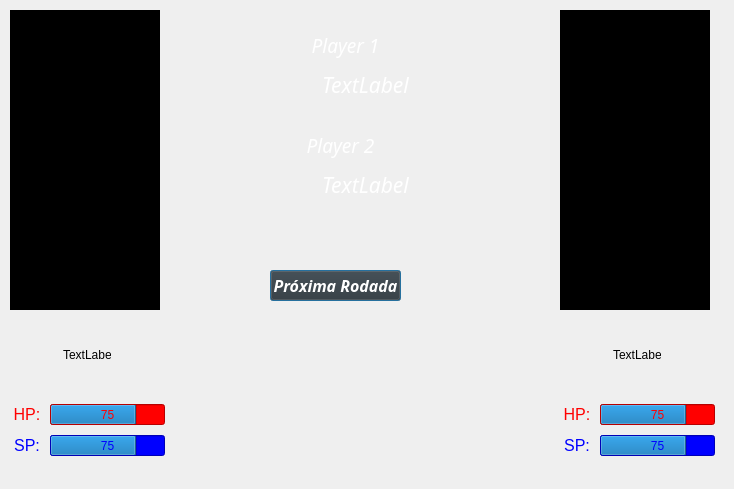
<?xml version="1.0" encoding="UTF-8"?>
<ui version="4.0">
 <class>duelo</class>
 <widget class="QDialog" name="duelo">
  <property name="geometry">
   <rect>
    <x>0</x>
    <y>0</y>
    <width>734</width>
    <height>489</height>
   </rect>
  </property>
  <property name="windowTitle">
   <string>Dialog</string>
  </property>
  <widget class="QLabel" name="label_player01_img">
   <property name="geometry">
    <rect>
     <x>10</x>
     <y>10</y>
     <width>150</width>
     <height>300</height>
    </rect>
   </property>
   <property name="styleSheet">
    <string notr="true">background-color: rgb(0, 0, 0);</string>
   </property>
   <property name="text">
    <string>TextLabel</string>
   </property>
  </widget>
  <widget class="QLabel" name="label_player01_class_icon">
   <property name="geometry">
    <rect>
     <x>63</x>
     <y>330</y>
     <width>48</width>
     <height>49</height>
    </rect>
   </property>
   <property name="text">
    <string>TextLabel</string>
   </property>
  </widget>
  <widget class="QWidget" name="layoutWidget">
   <property name="geometry">
    <rect>
     <x>10</x>
     <y>400</y>
     <width>155</width>
     <height>61</height>
    </rect>
   </property>
   <layout class="QGridLayout" name="gridLayout_3">
    <item row="1" column="0">
     <layout class="QGridLayout" name="gridLayout_2">
      <item row="0" column="0">
       <widget class="QLabel" name="label_2">
        <property name="text">
         <string>&lt;html&gt;&lt;head/&gt;&lt;body&gt;&lt;p align=&quot;center&quot;&gt;&lt;span style=&quot; font-size:12pt; color:#0000ff;&quot;&gt;SP:&lt;/span&gt;&lt;/p&gt;&lt;/body&gt;&lt;/html&gt;</string>
        </property>
       </widget>
      </item>
      <item row="0" column="1">
       <widget class="QProgressBar" name="progressBar_player01_SP">
        <property name="maximumSize">
         <size>
          <width>115</width>
          <height>21</height>
         </size>
        </property>
        <property name="styleSheet">
         <string notr="true">background-color: rgb(0, 0, 255);
color: rgb(0, 0, 255);</string>
        </property>
        <property name="value">
         <number>75</number>
        </property>
        <property name="format">
         <string>%v</string>
        </property>
       </widget>
      </item>
     </layout>
    </item>
    <item row="0" column="0">
     <layout class="QGridLayout" name="gridLayout">
      <item row="0" column="0">
       <widget class="QLabel" name="label">
        <property name="text">
         <string>&lt;html&gt;&lt;head/&gt;&lt;body&gt;&lt;p align=&quot;center&quot;&gt;&lt;span style=&quot; font-size:12pt; color:#ff0000;&quot;&gt;HP:&lt;/span&gt;&lt;/p&gt;&lt;/body&gt;&lt;/html&gt;</string>
        </property>
       </widget>
      </item>
      <item row="0" column="1">
       <widget class="QProgressBar" name="progressBar_player01_HP">
        <property name="maximumSize">
         <size>
          <width>115</width>
          <height>21</height>
         </size>
        </property>
        <property name="styleSheet">
         <string notr="true">background-color: rgb(255, 0, 0);
color: rgb(255, 0, 0);</string>
        </property>
        <property name="value">
         <number>75</number>
        </property>
        <property name="textVisible">
         <bool>true</bool>
        </property>
        <property name="format">
         <string>%v</string>
        </property>
       </widget>
      </item>
     </layout>
    </item>
   </layout>
  </widget>
  <widget class="QLabel" name="label_player02_class_icon">
   <property name="geometry">
    <rect>
     <x>613</x>
     <y>330</y>
     <width>48</width>
     <height>49</height>
    </rect>
   </property>
   <property name="text">
    <string>TextLabel</string>
   </property>
  </widget>
  <widget class="QLabel" name="label_player02_img">
   <property name="geometry">
    <rect>
     <x>560</x>
     <y>10</y>
     <width>150</width>
     <height>300</height>
    </rect>
   </property>
   <property name="styleSheet">
    <string notr="true">background-color: rgb(0, 0, 0);</string>
   </property>
   <property name="text">
    <string>TextLabel</string>
   </property>
  </widget>
  <widget class="QWidget" name="layoutWidget_2">
   <property name="geometry">
    <rect>
     <x>560</x>
     <y>400</y>
     <width>155</width>
     <height>61</height>
    </rect>
   </property>
   <layout class="QGridLayout" name="gridLayout_4">
    <item row="1" column="0">
     <layout class="QGridLayout" name="gridLayout_5">
      <item row="0" column="0">
       <widget class="QLabel" name="label_3">
        <property name="text">
         <string>&lt;html&gt;&lt;head/&gt;&lt;body&gt;&lt;p align=&quot;center&quot;&gt;&lt;span style=&quot; font-size:12pt; color:#0000ff;&quot;&gt;SP:&lt;/span&gt;&lt;/p&gt;&lt;/body&gt;&lt;/html&gt;</string>
        </property>
       </widget>
      </item>
      <item row="0" column="1">
       <widget class="QProgressBar" name="progressBar_player02_SP">
        <property name="maximumSize">
         <size>
          <width>115</width>
          <height>21</height>
         </size>
        </property>
        <property name="styleSheet">
         <string notr="true">background-color: rgb(0, 0, 255);
color: rgb(0, 0, 255);</string>
        </property>
        <property name="value">
         <number>75</number>
        </property>
        <property name="format">
         <string>%v</string>
        </property>
       </widget>
      </item>
     </layout>
    </item>
    <item row="0" column="0">
     <layout class="QGridLayout" name="gridLayout_6">
      <item row="0" column="0">
       <widget class="QLabel" name="label_4">
        <property name="text">
         <string>&lt;html&gt;&lt;head/&gt;&lt;body&gt;&lt;p align=&quot;center&quot;&gt;&lt;span style=&quot; font-size:12pt; color:#ff0000;&quot;&gt;HP:&lt;/span&gt;&lt;/p&gt;&lt;/body&gt;&lt;/html&gt;</string>
        </property>
       </widget>
      </item>
      <item row="0" column="1">
       <widget class="QProgressBar" name="progressBar_player02_HP">
        <property name="maximumSize">
         <size>
          <width>115</width>
          <height>21</height>
         </size>
        </property>
        <property name="styleSheet">
         <string notr="true">background-color: rgb(255, 0, 0);
color: rgb(255, 0, 0);</string>
        </property>
        <property name="value">
         <number>75</number>
        </property>
        <property name="textVisible">
         <bool>true</bool>
        </property>
        <property name="format">
         <string>%v</string>
        </property>
       </widget>
      </item>
     </layout>
    </item>
   </layout>
  </widget>
  <widget class="QLabel" name="labelVencedor">
   <property name="geometry">
    <rect>
     <x>220</x>
     <y>310</y>
     <width>291</width>
     <height>121</height>
    </rect>
   </property>
   <property name="font">
    <font>
     <family>Chiller</family>
     <pointsize>20</pointsize>
     <weight>75</weight>
     <italic>true</italic>
     <bold>true</bold>
    </font>
   </property>
   <property name="styleSheet">
    <string notr="true">color: rgb(255, 255, 255);</string>
   </property>
   <property name="text">
    <string/>
   </property>
  </widget>
  <widget class="QPushButton" name="pushButtonProximaRodada">
   <property name="geometry">
    <rect>
     <x>270</x>
     <y>270</y>
     <width>131</width>
     <height>31</height>
    </rect>
   </property>
   <property name="font">
    <font>
     <family>Chiller</family>
     <pointsize>12</pointsize>
     <weight>75</weight>
     <italic>true</italic>
     <bold>true</bold>
    </font>
   </property>
   <property name="styleSheet">
    <string notr="true">background-color: rgb(50, 50, 50);
color: rgb(255, 255, 255);</string>
   </property>
   <property name="text">
    <string>Próxima Rodada</string>
   </property>
  </widget>
  <widget class="QLabel" name="label_5">
   <property name="geometry">
    <rect>
     <x>300</x>
     <y>30</y>
     <width>91</width>
     <height>31</height>
    </rect>
   </property>
   <property name="font">
    <font>
     <family>Chiller</family>
     <pointsize>14</pointsize>
     <italic>true</italic>
    </font>
   </property>
   <property name="styleSheet">
    <string notr="true">color: rgb(255, 255, 255);</string>
   </property>
   <property name="text">
    <string>&lt;html&gt;&lt;head/&gt;&lt;body&gt;&lt;p align=&quot;center&quot;&gt;Player 1&lt;/p&gt;&lt;/body&gt;&lt;/html&gt;</string>
   </property>
  </widget>
  <widget class="QLabel" name="label_6">
   <property name="geometry">
    <rect>
     <x>300</x>
     <y>130</y>
     <width>81</width>
     <height>31</height>
    </rect>
   </property>
   <property name="font">
    <font>
     <family>Chiller</family>
     <pointsize>14</pointsize>
     <italic>true</italic>
    </font>
   </property>
   <property name="styleSheet">
    <string notr="true">color: rgb(255, 255, 255);</string>
   </property>
   <property name="text">
    <string>&lt;html&gt;&lt;head/&gt;&lt;body&gt;&lt;p align=&quot;center&quot;&gt;Player 2&lt;/p&gt;&lt;/body&gt;&lt;/html&gt;</string>
   </property>
  </widget>
  <widget class="QLabel" name="labelMovimentoP1">
   <property name="geometry">
    <rect>
     <x>190</x>
     <y>70</y>
     <width>351</width>
     <height>24</height>
    </rect>
   </property>
   <property name="font">
    <font>
     <family>Chiller</family>
     <pointsize>16</pointsize>
     <italic>true</italic>
    </font>
   </property>
   <property name="styleSheet">
    <string notr="true">color: rgb(255, 255, 255);</string>
   </property>
   <property name="text">
    <string>&lt;html&gt;&lt;head/&gt;&lt;body&gt;&lt;p align=&quot;center&quot;&gt;TextLabel&lt;/p&gt;&lt;/body&gt;&lt;/html&gt;</string>
   </property>
  </widget>
  <widget class="QLabel" name="labelMovimentoP2">
   <property name="geometry">
    <rect>
     <x>190</x>
     <y>170</y>
     <width>351</width>
     <height>24</height>
    </rect>
   </property>
   <property name="font">
    <font>
     <family>Chiller</family>
     <pointsize>16</pointsize>
     <italic>true</italic>
    </font>
   </property>
   <property name="styleSheet">
    <string notr="true">color: rgb(255, 255, 255);</string>
   </property>
   <property name="text">
    <string>&lt;html&gt;&lt;head/&gt;&lt;body&gt;&lt;p align=&quot;center&quot;&gt;TextLabel&lt;/p&gt;&lt;/body&gt;&lt;/html&gt;</string>
   </property>
  </widget>
 </widget>
 <resources/>
 <connections/>
</ui>
